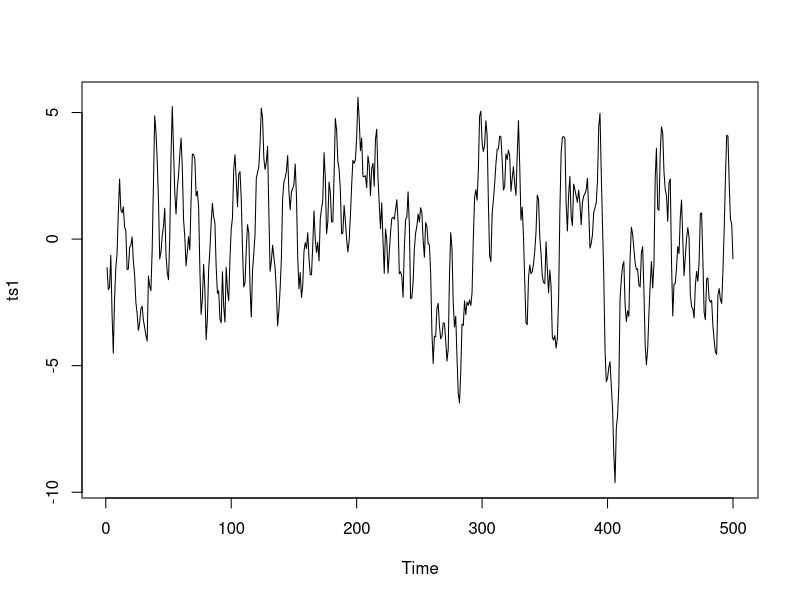
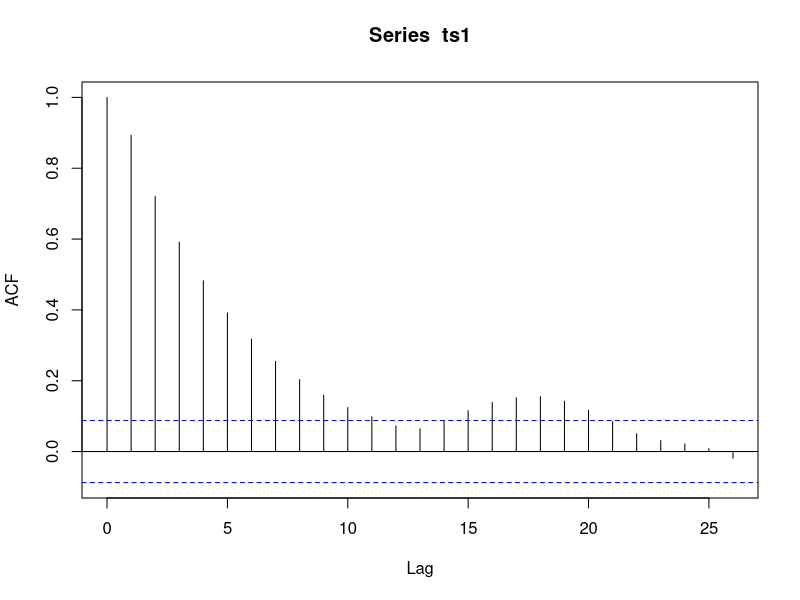
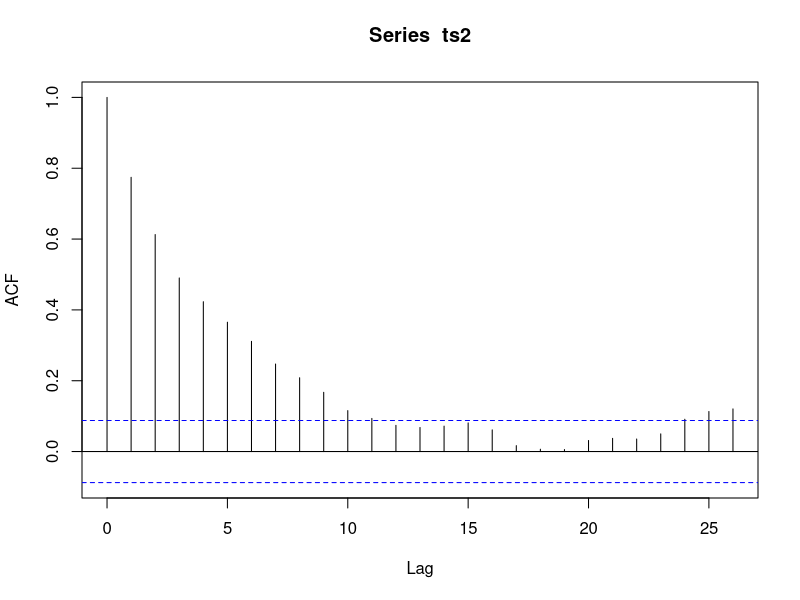
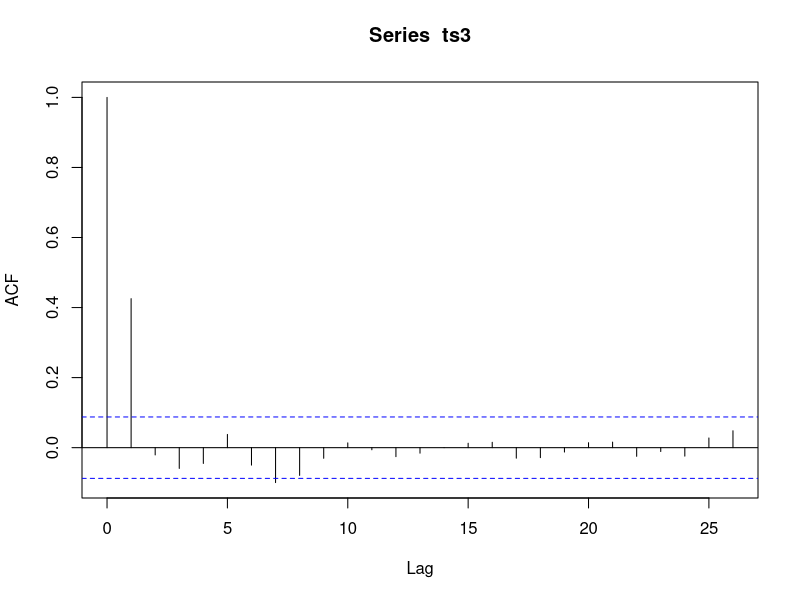
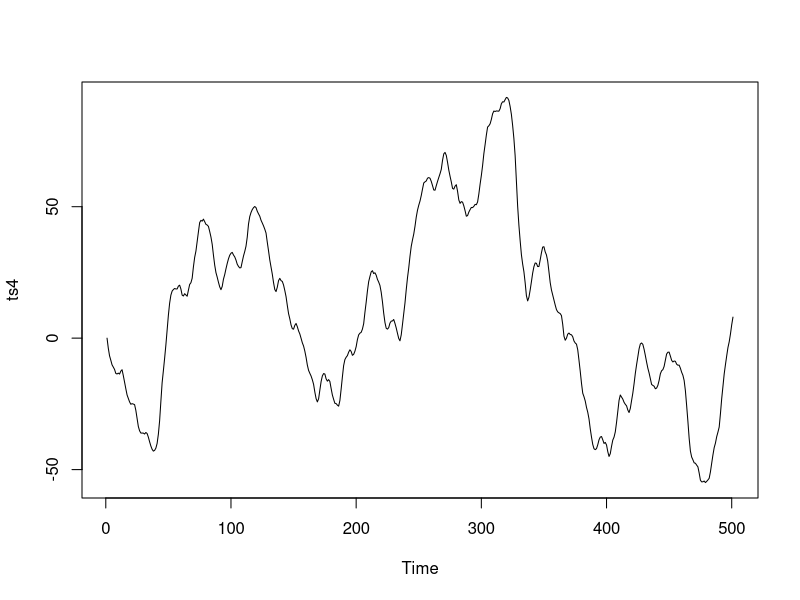
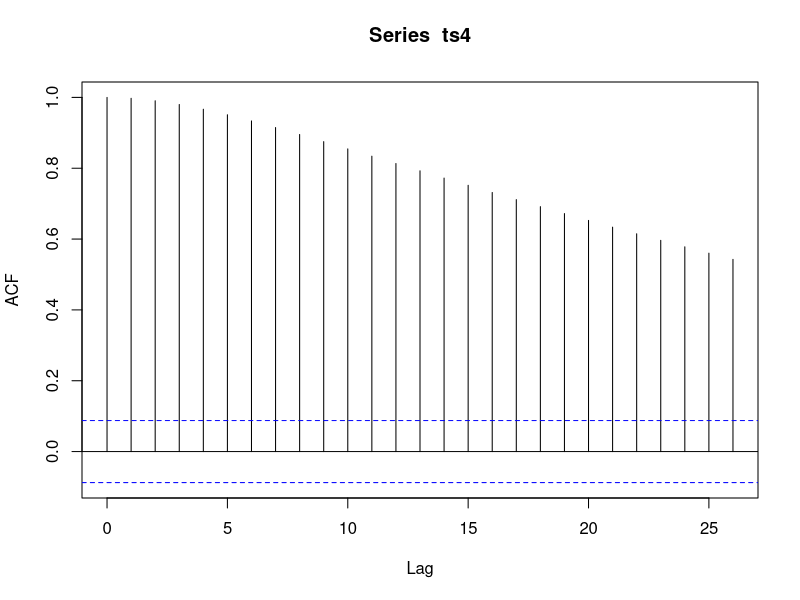
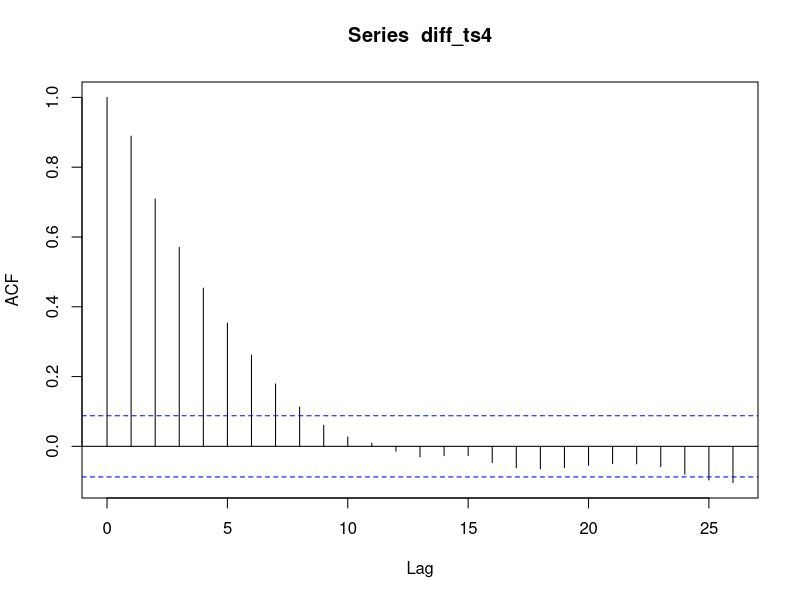
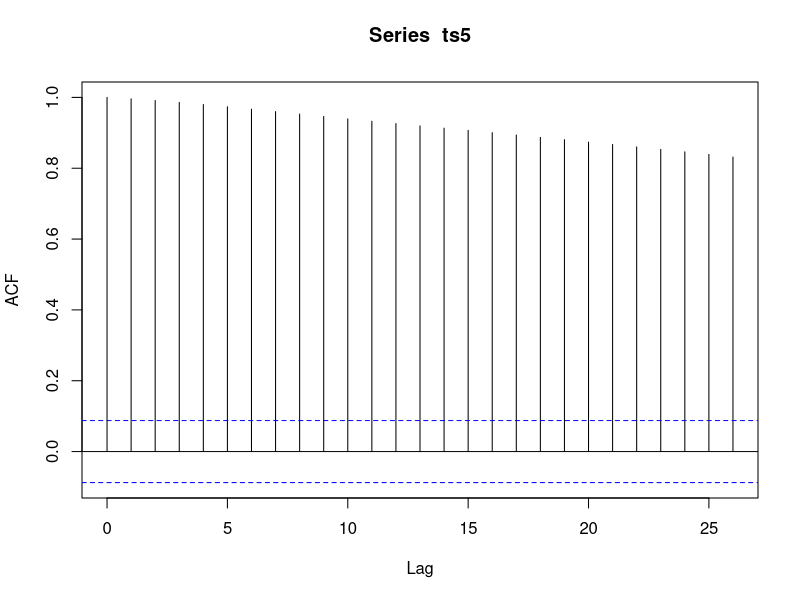

Write R code to recreate these figures, in order.
# Week 3

# Question 1 
# ARIMA(1,0,1)
ts1 = arima.sim(500,model = list(order = c(1,0,1), ar = c(0.8), ma = c(0.6)))
# 500:sample size, order: ARIMA order, ar: AR coefficient, ma: MA coefficient
plot(ts1)
acf(ts1)

#ARIMA(1,0,0)
ts2=arima.sim(500, model=list(order=c(1,0,0),ar=c(0.8)))
acf(ts2)

#ARIMA(0,0,1)
ts3=arima.sim(500, model=list(order=c(0,0,1),ma=c(0.6)))
acf(ts3)


# Question 2
# ARIMA(1,1,1)
ts4 = arima.sim(500,model = list(order = c(1,1,1), ar = c(0.8), ma = c(0.6)))
plot(ts4)
acf(ts4)
diff_ts4 = diff(ts4)
acf(diff_ts4)

#ARIMA(1,1,0)
ts5 = arima.sim(500, model=list(order=c(1,1,0),ar=c(0.8)))
acf(ts5)
ts5.diff=diff(ts5)
acf(ts5.diff)

#function: diff()

# Question 3
# In R, we obtain the CO2 data by command co2.
co2
plot(co2)
acf(co2)

# Eliminate the trend by taking first difference
co2.diff1=diff(co2)
plot(co2.diff1)
acf(co2.diff1)

# To eliminate both trend and seasonality:
co2.diff2=diff(co2,lag=12,differences=1) 
# diff(co2,lag = 12, differences = 1)
plot(co2.diff2)
acf(co2.diff2)

# How to take out all the trend and seasonality in a time series

#Question 4
# stl():decompose
co2.dcp=stl(co2,s.window=4,t.window=50,t.jump=1)
# stl(ts you want to decompose, s.window = 4, t.window = 50, t.jump = 1)

plot(co2.dcp)
co2.dcp.values=co2.dcp$time.series

#co.dcp.values
co2.season=co2.dcp.values[,1]
plot(co2.season)

co2.trend=co2.dcp.values[,2]
plot(co2.trend)
co2.adj=co2.dcp.values[,3]
plot(co2.adj)

# Question 5
nottem
plot(nottem)
acf(nottem)

# Eliminate the trend by taking first difference
nottem.diff1=diff(nottem)
plot(nottem.diff1)
acf(nottem.diff1)


# To eliminate both trend and seasonality:
nottem.diff2=diff(nottem,lag=12,differences=1)
plot(nottem.diff2)
acf(nottem.diff2)

# If there is an obvious time trend, we take a first difference
# If there is a seasonality, we take a lag with 4/12
# If both, take a first difference, then a seasonal difference
# End of question 3 4, and 5

# Import data from xls into R
# Download the xls file from website
# Put the xls file into your R directory
# Read xls/xlsx

install.packages("readxl")  # package to read xls/xlsx file

library(readxl)  # Use the package

# function to import data: read_xls("name of your file", )
gdp_raw <- read_xls("KNI.xls",range = "Data1!A11:B70")  # range: "Sheet_name ! table_range"
gdp_data <- data.frame(gdp_raw) # dataframe format is easier to handel in R

gdp_data
year = gdp_data[,1] # Choose the first column of gdp_data
gdp = gdp_data[,2]  # Choose the second column of gdp_data
plot(year,gdp,type = "l", main = "GDP of Australia", xlab = "Year", ylab = "GDP", col = "blue") 

#plot(x-axis, y-axis, type = "l", main = "name of plot", xlab = "name of x-axis", ylab = "name of the y-axis", col = "color you like")


